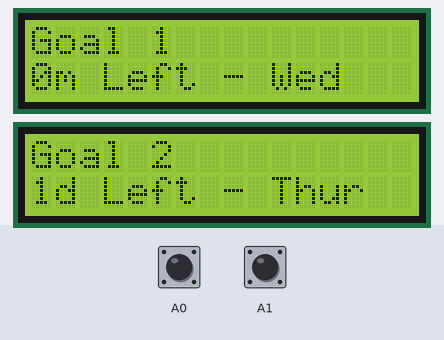
This sketch was run on a simulated Arduino Uno, built with avr-gcc and run on an emulated ATmega328P. Shown: 2 × 16×2 character LCD. Inputs (shaded band) come from the test bench; at power-on: A0 HIGH, A1 HIGH.

Above: at 1.3 s.
1.4 s: A0 pulled LOW for 0.15 s
At 2.9 s:
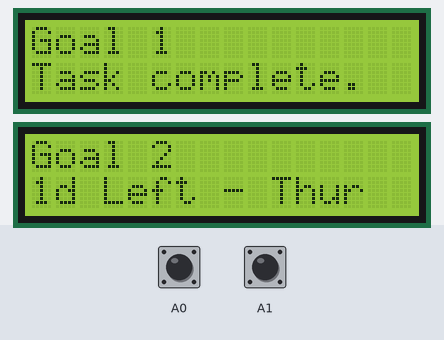
3.5 s: A1 pulled LOW for 0.15 s
At 4.5 s:
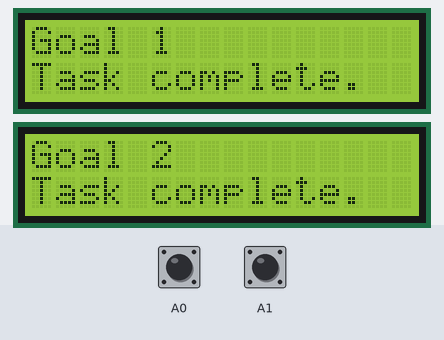
5.6 s: A0 pulled LOW for 1 s
At 7.8 s:
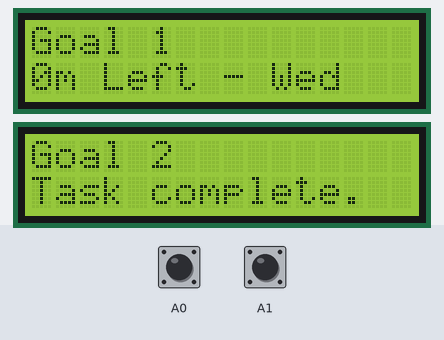
9.6 s: A1 pulled LOW for 1 s
At 12.0 s:
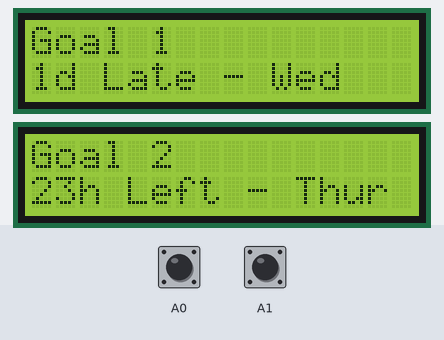
12.3 s: A0 pulled LOW for 0.15 s
At 13.7 s:
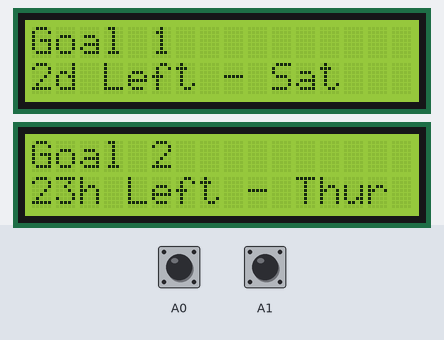
14.4 s: A1 pulled LOW for 0.15 s
At 16.4 s:
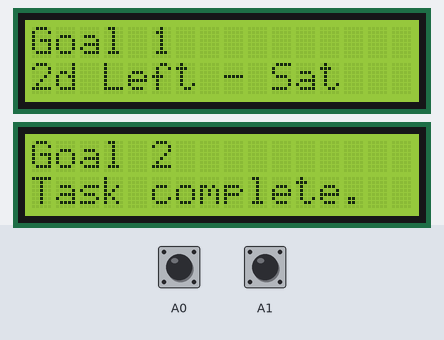
Timing chart, 0 to 17.5 s (numbered marks = the images above; inputs shaded):
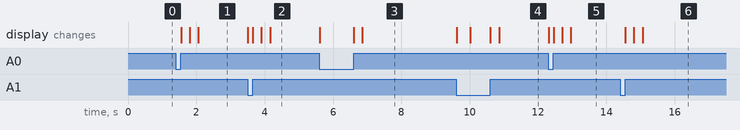

Measured:
- after the input at 1.4 s, the display: changes after 0.15 s (image 1)
- after the input at 3.5 s, the display: first changes at once (image 2 shows a later state)
- after the input at 5.6 s, the display: first changes at once (image 3 shows a later state)
- after the input at 9.6 s, the display: first changes at once (image 4 shows a later state)
- after the input at 12.3 s, the display: first changes at once (image 5 shows a later state)
- after the input at 14.4 s, the display: changes after 0.15 s (image 6)

The sketch:

V4.2.ino
```cpp
#include <LiquidCrystal.h>
#include <TimeLib.h>

// Custom modulus function
int mod7(int n) {
    return (n % 7 == 0) ? 7 : (n % 7);
}

// Time-tracking Set Up
const char* daysOfTheWeek[] = {
  "Error", "Sun", "Mon", "Tue", "Wed", "Thur", "Fri", "Sat"
};

class lcdDisplay {

  public:
  String goalName = "";
  int goalDay1 = 0;
  int goalDay2 = 0;
  String originalSecondRowLine = "";
  int totalDaysPassed;
  int changingGoalDay;
  int savedHour;
  int savedMinute;
  // Button Set Up
  int buttonPin;
  int buttonState = 0;
  bool hasBeenPressed = false;
  bool buttonHeld = false;
  unsigned long pressStart = 0;
  //I/O Pins
  int rsPin = 0;
  int enPin = 0;
  int d4Pin = 0;
  int d5Pin = 0;
  int d6Pin = 0;
  int d7Pin = 0;
  LiquidCrystal lcd;

  // Constructor
  lcdDisplay(String goalName_, int goalDay1_, int goalDay2_, int rsPin_, int enPin_, int d4Pin_, int d5Pin_, int d6Pin_, int d7Pin_, int buttonPin_) : lcd(rsPin_, enPin_, d4Pin_, d5Pin_, d6Pin_, d7Pin_) {
    goalName = goalName_;
    goalDay1 = goalDay1_;
    goalDay2 = goalDay2_;
    rsPin = rsPin_;
    enPin = enPin_;
    d4Pin = d4Pin_;
    d5Pin = d5Pin_;
    d6Pin = d6Pin_;
    d7Pin = d7Pin_;
    buttonPin = buttonPin_;
  }

  lcdSetup() {

    // Makes sure the larger one is goalDay2 and smaller is goalDay1
    arrangeGoalDays();

    // More LCD1 Set Up
    lcd.begin(16, 2);
    lcd.setCursor(0, 0);
    lcd.print(goalName);

    setGoalDay(); // Sets the initial changingGoalDay
    checkAndChangeOutput(); // Sets the initial output for second row

    pinMode(buttonPin, INPUT_PULLUP); // Button Setup

  }

  // Makes sure the larger one is goalDay2 and smaller is goalDay1
  void arrangeGoalDays() {
    if (goalDay2 < goalDay1) {
        int temp = goalDay1;
        goalDay1 = goalDay2;
        goalDay2 = temp;
    }
  }

  // Sets the initial changingGoalDay
  void setGoalDay() {

    totalDaysPassed = weekday();
    if (weekday() <= goalDay1) {
        changingGoalDay = goalDay1;
    }
    else if (weekday() <= goalDay2) {
        changingGoalDay = goalDay2;
    }
    else {
        changingGoalDay = 7 + goalDay1;
    }

    savedHour = hour();
    savedMinute = minute();

  }

  // Increments the totalDaysPassed properly
  void incrementDaysPassed() {

    // Update totalDaysPassed
    if (mod7(totalDaysPassed) != weekday()) {
      totalDaysPassed++;
      if (((mod7(totalDaysPassed) > goalDay1) && hasBeenPressed) || ((mod7(totalDaysPassed) > goalDay2) && hasBeenPressed)) {
          hasBeenPressed = false;
      }
      checkAndChangeOutput();
    }

    // Update savedHour and minute
    if (savedHour != hour()) {
      savedHour = hour();
    }
    if (savedMinute != minute()) {
      savedMinute = minute();
    }

    if (totalDaysPassed == changingGoalDay) {
      checkAndChangeOutput();
      if (hour() == 23) {
      checkAndChangeOutput();
    }
    }
  }

  // Prints second row of information
  void printSecondRow() {

    lcd.setCursor(0, 1);
    lcd.print(originalSecondRowLine.substring(0, 16));

  }

  // Checks to see if any information has changed and changes the output
  void checkAndChangeOutput() {

    if (totalDaysPassed <= changingGoalDay && hasBeenPressed == false) {
      if (totalDaysPassed == changingGoalDay) {
        originalSecondRowLine = "";
        originalSecondRowLine += 23 - hour();
        originalSecondRowLine += "h Left - ";
        originalSecondRowLine += daysOfTheWeek[mod7(changingGoalDay)];
        if (hour() == 23) {
          originalSecondRowLine = "";
          originalSecondRowLine += 59 - minute();
          originalSecondRowLine += "m Left - ";
          originalSecondRowLine += daysOfTheWeek[mod7(changingGoalDay)];
        }
      }
      else {
        originalSecondRowLine = "";
        originalSecondRowLine += changingGoalDay - totalDaysPassed;
        originalSecondRowLine += "d Left - ";
        originalSecondRowLine += daysOfTheWeek[mod7(changingGoalDay)];
      }
    }
    else if (totalDaysPassed <= changingGoalDay && hasBeenPressed == true) {
      originalSecondRowLine = "";
      originalSecondRowLine = "Task complete.  ";
    }
    else if (totalDaysPassed > changingGoalDay) {
      originalSecondRowLine = "";
      originalSecondRowLine += totalDaysPassed - changingGoalDay;
      originalSecondRowLine += "d Late - ";
      originalSecondRowLine += daysOfTheWeek[mod7(changingGoalDay)];
    }

    printSecondRow();

  }

  // Increments the changingGoalDay depending on parameters
  void incrementGoalDay() {

      if (mod7(changingGoalDay) == goalDay1) {
          changingGoalDay += goalDay2 - goalDay1;
      }
      else if (mod7(changingGoalDay) == goalDay2) {
          changingGoalDay +=  7 - goalDay2 + goalDay1;
      }

  }

  // Decrements the changingGoalDay depending on parameters
  void decrementGoalDay() {
      if (mod7(changingGoalDay) == goalDay1) {
          changingGoalDay -= goalDay1;
          changingGoalDay -= (7-goalDay2);
      }
      else if (mod7(changingGoalDay) == goalDay2) {
          changingGoalDay -=  (goalDay2 - goalDay1);
      }

      hasBeenPressed = false;
  }

  // Checks if button has been pressed and for how long
  void checkButton() {

    int state = digitalRead(buttonPin);

    // Button just pressed
    if (state == LOW && !buttonHeld) {
      pressStart = millis();
      buttonHeld = true;

      lcd.setCursor(0, 1);
      lcd.print("                ");

    }

    // Button just released
    if (state == HIGH && buttonHeld) {
      unsigned long pressDuration = millis() - pressStart;

      if (pressDuration < 250) {
        // Short press logic
        if (changingGoalDay < totalDaysPassed) {
          while (changingGoalDay < totalDaysPassed) {
            incrementGoalDay();
          }
          hasBeenPressed = false;
        }
        else if (hasBeenPressed == false) {
          incrementGoalDay();
          hasBeenPressed = true;
        }
        lcd.setCursor(0, 1);
        lcd.print("Task complete.  ");
        delay(250);
        lcd.setCursor(0, 1);
        lcd.print("                ");
        delay(250);
        checkAndChangeOutput();

      } else {
        // Long press logic
        decrementGoalDay();
        lcd.setCursor(0, 1);
        lcd.print("Reset.          ");
        delay(250);
        checkAndChangeOutput();
      }

      // Reset state
      buttonHeld = false;
    }
  }


};

// Initializing both LCD's
lcdDisplay lcd1("Goal 1", 4, 7, 8, 9, 10, 11, 12, 13, A0);
lcdDisplay lcd2("Goal 2", 5, 1, 2, 3, 4, 5, 6, 7, A1);

void setup() {

  // Used for debugging
  Serial.begin(9600);

  // More Time-tracking Set Up
  setTime(23, 59, 50, 9, 7, 2025); // (Hour - 24H, Minute, Second, Day, Month, Year)

  // lcd1 and lcd2 Setup
  lcd1.lcdSetup();
  lcd2.lcdSetup();

}

void loop() {

  lcd1.checkButton(); // Checks if button has been pressed
  lcd2.checkButton(); // Checks if button has been pressed
  lcd1.incrementDaysPassed(); // Increments totalDaysPassed if weekday() changes
  lcd2.incrementDaysPassed(); // Increments totalDaysPassed if weekday() changes

}
```
